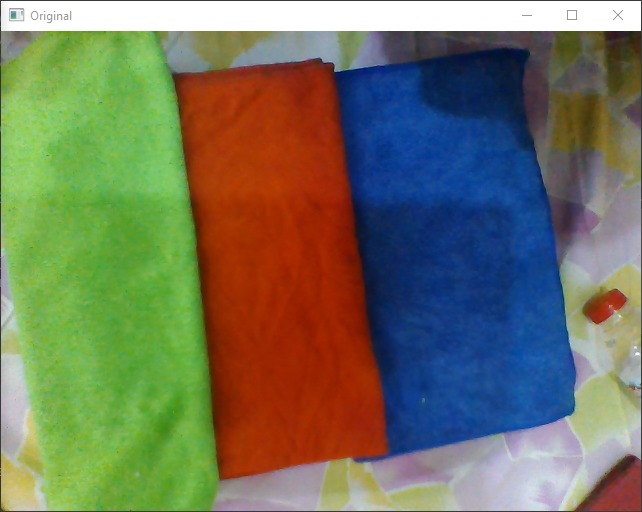
#> input picture Webcam'e Gösterilen Fotoğraf.jpeg, 642 x 512 px, given in place of the camera
$ python 'Kırmızı Rengini Tanıyan Program.py'
#> lines starting #> are read from the running program, lines starting #| are printed output that depends on the picture; after the words box and inside, x2 and y2 are one past the last pixel; in counts of white or black regions, pixels touching at a corner belong together
import cv2
import numpy as np

# Webcam'ı başlat
cap = cv2.VideoCapture(0)

while True:
    # Kameradan bir kare al
    ret, frame = cap.read()
#> frame is the input picture: shape (512, 642, 3); mean B, G, R 93.6, 116.7, 113.8

    # Görüntüyü BGR'den HSV'ye dönüştür
    hsv = cv2.cvtColor(frame, cv2.COLOR_BGR2HSV)
#> hsv: shape (512, 642, 3); mean H, S, V 61.1, 153, 156.1

    # Kırmızı renk aralığını belirle
    lower_red = np.array([0, 100, 100])
    upper_red = np.array([10, 255, 255])

    # HSV görüntüsünü kırmızı renk aralığına göre filtrele
    mask = cv2.inRange(hsv, lower_red, upper_red)
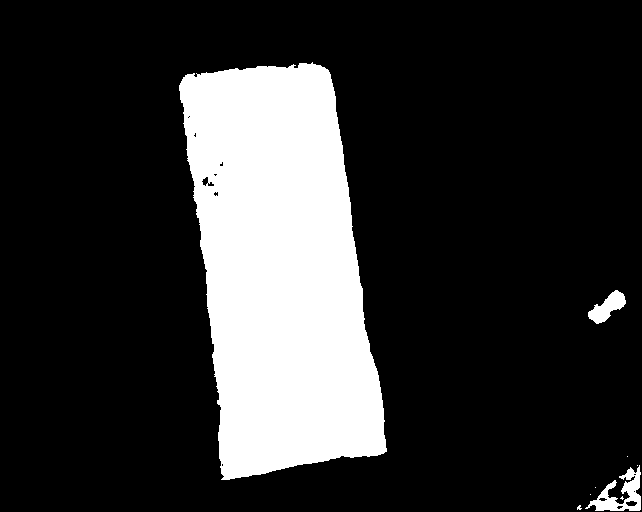
#> mask: shape (512, 642); 19.5% white; 9 white regions (6 under 20 px), largest, box (x1, y1, x2, y2) and area: (179, 62, 387, 480) 62349, (585, 465, 641, 511) 1029, (588, 290, 626, 324) 623

    # Orijinal görüntüde sadece kırmızı olan yerleri siyah yap
    result = cv2.bitwise_and(frame, frame, mask=mask)
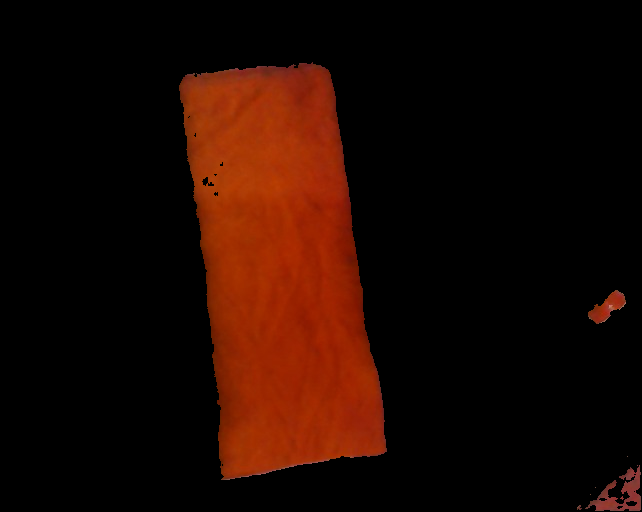
#> result: shape (512, 642, 3); mean B, G, R 1.1, 8.4, 30

    # Sonuçları göster
    cv2.imshow('Original', frame)
    cv2.imshow('Only Red', result)

    # Çıkış için 'q' tuşuna basılmasını bekle
    if cv2.waitKey(1) & 0xFF == ord('q'):
#> (key q is pressed here)
        break

# Webcam'ı serbest bırak
cap.release()

# Pencereyi kapat
cv2.destroyAllWindows()
